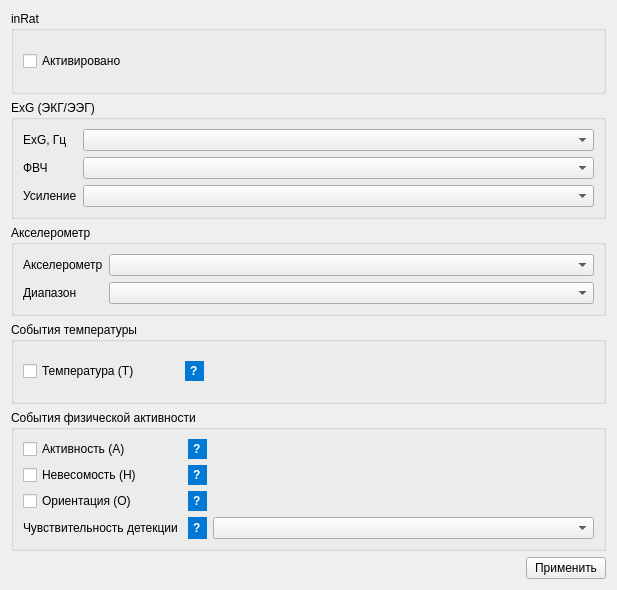
<?xml version="1.0" encoding="UTF-8"?>
<ui version="4.0">
 <class>FrmConfigDevicePane</class>
 <widget class="QFrame" name="FrmConfigDevicePane">
  <property name="geometry">
   <rect>
    <x>0</x>
    <y>0</y>
    <width>617</width>
    <height>590</height>
   </rect>
  </property>
  <property name="windowTitle">
   <string>Frame</string>
  </property>
  <layout class="QGridLayout" name="gridLayout">
   <item row="0" column="0">
    <layout class="QVBoxLayout" name="verticalLayout">
     <item>
      <widget class="QGroupBox" name="groupBoxInRat">
       <property name="title">
        <string>inRat</string>
       </property>
       <layout class="QGridLayout" name="gridLayout_7">
        <item row="0" column="0">
         <layout class="QGridLayout" name="gridLayoutInRat">
          <item row="0" column="0">
           <widget class="QCheckBox" name="checkBoxActivated">
            <property name="text">
             <string>Активировано</string>
            </property>
           </widget>
          </item>
         </layout>
        </item>
       </layout>
      </widget>
     </item>
     <item>
      <widget class="QGroupBox" name="groupBoxExg">
       <property name="title">
        <string>ExG (ЭКГ/ЭЭГ)</string>
       </property>
       <layout class="QGridLayout" name="gridLayout_2">
        <item row="1" column="0">
         <layout class="QFormLayout" name="formLayout">
          <item row="0" column="0">
           <widget class="QLabel" name="labelExg">
            <property name="text">
             <string>ExG, Гц</string>
            </property>
           </widget>
          </item>
          <item row="0" column="1">
           <widget class="QComboBox" name="comboBoxExg"/>
          </item>
          <item row="1" column="0">
           <widget class="QLabel" name="labelHpf">
            <property name="text">
             <string>ФВЧ</string>
            </property>
           </widget>
          </item>
          <item row="1" column="1">
           <widget class="QComboBox" name="comboBoxExgHpf"/>
          </item>
          <item row="2" column="0">
           <widget class="QLabel" name="labelGain">
            <property name="text">
             <string>Усиление</string>
            </property>
           </widget>
          </item>
          <item row="2" column="1">
           <widget class="QComboBox" name="comboBoxExgGain"/>
          </item>
         </layout>
        </item>
       </layout>
      </widget>
     </item>
     <item>
      <widget class="QGroupBox" name="groupBoxAcc">
       <property name="title">
        <string>Акселерометр</string>
       </property>
       <layout class="QVBoxLayout" name="verticalLayout_3">
        <item>
         <layout class="QFormLayout" name="formLayoutAcc">
          <item row="0" column="0">
           <widget class="QLabel" name="labelAcc">
            <property name="text">
             <string>Акселерометр</string>
            </property>
           </widget>
          </item>
          <item row="0" column="1">
           <widget class="QComboBox" name="comboBoxAcc"/>
          </item>
          <item row="1" column="0">
           <widget class="QLabel" name="labelAccScale">
            <property name="text">
             <string>Диапазон</string>
            </property>
           </widget>
          </item>
          <item row="1" column="1">
           <widget class="QComboBox" name="comboBoxAccScale"/>
          </item>
         </layout>
        </item>
       </layout>
      </widget>
     </item>
     <item>
      <widget class="QGroupBox" name="groupBoxTemp">
       <property name="title">
        <string>События температуры</string>
       </property>
       <layout class="QGridLayout" name="gridLayout_5">
        <item row="0" column="0">
         <layout class="QGridLayout" name="gridLayoutTemp">
          <item row="0" column="1">
           <widget class="QLabel" name="labelInfoTemp">
            <property name="toolTip">
             <string>Событие &quot;Температура&quot;
Единицы измерения: градусы Цельсия (°C)
Формат записи: T {значение}</string>
            </property>
            <property name="styleSheet">
             <string notr="true">QLabel { background-color: #0078D4; color: white; border-radius: 10px; font-weight: bold; padding: 2px;  }QLabel:hover { background-color: #106EBE; } </string>
            </property>
            <property name="text">
             <string>?</string>
            </property>
           </widget>
          </item>
          <item row="0" column="0">
           <widget class="QCheckBox" name="checkBoxTemp">
            <property name="sizePolicy">
             <sizepolicy hsizetype="Fixed" vsizetype="Fixed">
              <horstretch>0</horstretch>
              <verstretch>0</verstretch>
             </sizepolicy>
            </property>
            <property name="minimumSize">
             <size>
              <width>156</width>
              <height>0</height>
             </size>
            </property>
            <property name="maximumSize">
             <size>
              <width>156</width>
              <height>16777215</height>
             </size>
            </property>
            <property name="text">
             <string>Температура (Т)</string>
            </property>
           </widget>
          </item>
          <item row="0" column="2">
           <spacer name="horizontalSpacer_2">
            <property name="orientation">
             <enum>Qt::Orientation::Horizontal</enum>
            </property>
            <property name="sizeHint" stdset="0">
             <size>
              <width>40</width>
              <height>20</height>
             </size>
            </property>
           </spacer>
          </item>
         </layout>
        </item>
       </layout>
      </widget>
     </item>
     <item>
      <widget class="QGroupBox" name="groupBoxEv">
       <property name="title">
        <string>События физической активности</string>
       </property>
       <layout class="QGridLayout" name="gridLayout_4">
        <item row="0" column="0">
         <layout class="QGridLayout" name="gridLayoutEv">
          <item row="0" column="0">
           <widget class="QCheckBox" name="checkBoxActivity">
            <property name="text">
             <string>Активность (А)</string>
            </property>
           </widget>
          </item>
          <item row="0" column="2">
           <spacer name="horizontalSpacer">
            <property name="orientation">
             <enum>Qt::Orientation::Horizontal</enum>
            </property>
            <property name="sizeHint" stdset="0">
             <size>
              <width>40</width>
              <height>20</height>
             </size>
            </property>
           </spacer>
          </item>
          <item row="3" column="0">
           <widget class="QLabel" name="labelAcEvThreshold">
            <property name="text">
             <string>Чувствительность детекции </string>
            </property>
           </widget>
          </item>
          <item row="2" column="1">
           <widget class="QLabel" name="labelInfoOrientation">
            <property name="sizePolicy">
             <sizepolicy hsizetype="Preferred" vsizetype="Preferred">
              <horstretch>0</horstretch>
              <verstretch>0</verstretch>
             </sizepolicy>
            </property>
            <property name="toolTip">
             <string>&lt;html&gt;&lt;head/&gt;&lt;body&gt;&lt;p&gt;Событие &amp;quot;Смена ориентации&amp;quot;&lt;/p&gt;&lt;p&gt;Формат записи: O {code}&lt;/p&gt;&lt;p&gt;Коды ориентации:&lt;/p&gt;&lt;p&gt;&lt;span style=&quot; font-family:'Courier New';&quot;&gt;- x+&lt;/span&gt; — датчик на левом боку&lt;/p&gt;&lt;p&gt;&lt;span style=&quot; font-family:'Courier New';&quot;&gt;- x-&lt;/span&gt; — датчик на правом боку&lt;/p&gt;&lt;p&gt;&lt;span style=&quot; font-family:'Courier New';&quot;&gt;- y+&lt;/span&gt; — датчик вертикально&lt;/p&gt;&lt;p&gt;&lt;span style=&quot; font-family:'Courier New';&quot;&gt;- y-&lt;/span&gt; — датчик перевёрнут&lt;/p&gt;&lt;p&gt;&lt;span style=&quot; font-family:'Courier New';&quot;&gt;- z+&lt;/span&gt; — датчик лицом вверх&lt;/p&gt;&lt;p&gt;&lt;span style=&quot; font-family:'Courier New';&quot;&gt;- z-&lt;/span&gt; — датчик лицом вниз&lt;/p&gt;&lt;/body&gt;&lt;/html&gt;</string>
            </property>
            <property name="styleSheet">
             <string notr="true">QLabel { background-color: #0078D4; color: white; border-radius: 10px; font-weight: bold; padding: 2px; }
                                    QLabel:hover { background-color: #106EBE; } </string>
            </property>
            <property name="text">
             <string>?</string>
            </property>
           </widget>
          </item>
          <item row="2" column="0">
           <widget class="QCheckBox" name="checkBoxOrientation">
            <property name="text">
             <string>Ориентация (О)</string>
            </property>
           </widget>
          </item>
          <item row="0" column="1">
           <widget class="QLabel" name="labelInfoActivity">
            <property name="toolTip">
             <string>&lt;html&gt;&lt;head/&gt;&lt;body&gt;&lt;p&gt;Событие &amp;quot;Активность&amp;quot;&lt;/p&gt;&lt;p&gt;Условие срабатывания: превышение порога ускорения по одной из осей.&lt;br/&gt;Формат записи: A {x} {y} {z}&lt;/p&gt;&lt;p&gt; - ускорение в милли-g (mg) по осям X, Y, Z.&lt;/p&gt;&lt;/body&gt;&lt;/html&gt;</string>
            </property>
            <property name="styleSheet">
             <string notr="true">QLabel { background-color: #0078D4; color: white; border-radius: 10px; font-weight: bold; padding: 2px; }
                                    QLabel:hover { background-color: #106EBE; } </string>
            </property>
            <property name="text">
             <string>?</string>
            </property>
           </widget>
          </item>
          <item row="1" column="0">
           <widget class="QCheckBox" name="checkBoxFreefall">
            <property name="text">
             <string>Невесомость (Н)</string>
            </property>
           </widget>
          </item>
          <item row="1" column="1">
           <widget class="QLabel" name="labelInfoFreefall">
            <property name="toolTip">
             <string>&lt;html&gt;&lt;head/&gt;&lt;body&gt;&lt;p&gt;Событие &amp;quot;Прыжок&amp;quot;&lt;/p&gt;&lt;p&gt;Условие срабатывания: ускорение по осям X, Y, Z близко к 0.&lt;/p&gt;&lt;p&gt;Формат записи: &amp;quot;F&amp;quot;&lt;/p&gt;&lt;/body&gt;&lt;/html&gt;</string>
            </property>
            <property name="styleSheet">
             <string notr="true">QLabel { background-color: #0078D4; color: white; border-radius: 10px; font-weight: bold; padding: 2px; }
                                    QLabel:hover { background-color: #106EBE; } </string>
            </property>
            <property name="text">
             <string>?</string>
            </property>
           </widget>
          </item>
          <item row="3" column="1">
           <widget class="QLabel" name="labelInfoSens">
            <property name="styleSheet">
             <string notr="true">QLabel { background-color: #0078D4; color: white; border-radius: 10px; font-weight: bold; padding: 2px; }
                                    QLabel:hover { background-color: #106EBE; } </string>
            </property>
            <property name="text">
             <string>?</string>
            </property>
           </widget>
          </item>
          <item row="3" column="2">
           <widget class="QComboBox" name="comboBoxAcEvThreshold"/>
          </item>
         </layout>
        </item>
       </layout>
      </widget>
     </item>
     <item>
      <layout class="QHBoxLayout" name="horizontalLayout">
       <item>
        <spacer name="horizontalSpacer_3">
         <property name="orientation">
          <enum>Qt::Orientation::Horizontal</enum>
         </property>
         <property name="sizeHint" stdset="0">
          <size>
           <width>40</width>
           <height>20</height>
          </size>
         </property>
        </spacer>
       </item>
       <item>
        <widget class="QPushButton" name="pushButtonOk">
         <property name="text">
          <string>Применить</string>
         </property>
        </widget>
       </item>
      </layout>
     </item>
    </layout>
   </item>
  </layout>
 </widget>
 <resources/>
 <connections/>
</ui>
